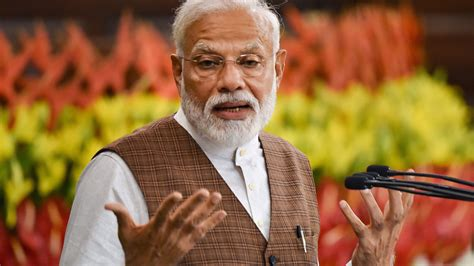
#> input picture skintone/ML_Code/images/a.jpg, 474 x 266 px, found by its file name; its folder holds only this picture in this run
$ python -i views.py   (imports and definitions only)
#> lines starting #> are read from the running program, lines starting #| are printed output that depends on the picture; after the words box and inside, x2 and y2 are one past the last pixel; in counts of white or black regions, pixels touching at a corner belong together
# from skintone.forms import ImageUploadForm
from django.http import request
from django.shortcuts import redirect, render
# from .forms import ImageUploadForm
from django.views.decorators.csrf import csrf_exempt
from . import models
import os
import pprint
import sys
import cv2
import imutils
import numpy
from collections import Counter
from matplotlib import pyplot
from sklearn.cluster import KMeans
filees=""


# Create your views here.
def home(request):
    return render(request, 'skintone/home.html')


def coding(request):
    return render(request, 'skintone/coding.html')


def readmore(request):
    return render(request, 'skintone/readmore.html')


def robust(request):
    return render(request, 'skintone/robust.html')


# [4 lines left out: function result, not called in this run]


def thankyou(request):
    return render(request, 'skintone/thankyou.html')

# [33 lines left out: function preview, not called in this run]


def capture(request):
    return render(request, 'skintone/capture.html')


# [87 lines left out: function imgprocess, not called in this run]


        #return redirect('thankyou')

class FaceCropper(object):

    # CASCADE_PATH = "data/haarcascades/haarcascade_frontalface_default.xml"
    CASCADE_PATH = "skintone/ML_Code/data/haarcascades/haarcascade_frontalface_default.xml"
    # [4 lines of commented-out code are left out]

    def __init__(self):

        self.face_cascade = cv2.CascadeClassifier(self.CASCADE_PATH)

    # [228 lines left out: functions generate, extractSkin, removeBlack, getColorInformation, extractDominantColor, not called in this run]


# [18 lines of commented-out code are left out]

>>> result = imgprocess('ML_Code/images/a.jpg')
#> in generate, img1 is the input picture: shape (266, 474, 3); mean B, G, R 61.2, 103.9, 148.5
#> in generate, `faces = self.face_cascade.detectMultiScale(img, 1.1, 6)#, minSize = (1..`: faces = [[178, 20, 108, 108]]
#> the loop in generate, `for (x, y, w, h) in faces: ` made 1 pass
#> after the loop in generate, `for (x, y, w, h) in faces:`:
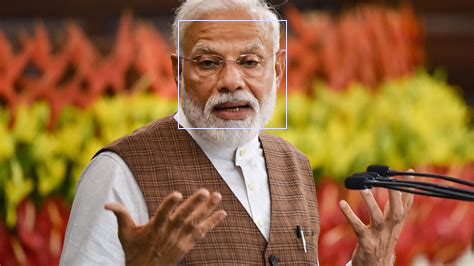
#> img: shape (266, 474, 3); 0.34% of pixels changed, all inside (x1, y1, x2, y2) = (178, 20, 287, 129)
#> in generate, `facecount = len(faces)`: facecount = 1
#> the loop in generate, `for (x, y, w, h) in faces: ` made 1 pass
#> pass 1, in generate, `lastimg = img[ny:ny+nr, nx:nx+nr]`:
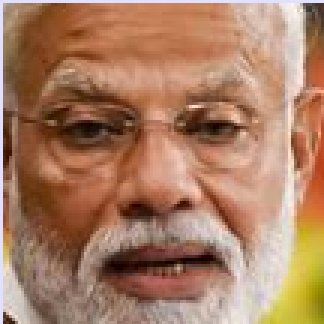
#> lastimg: shape (108, 108, 3) (shown 3 times larger); mean B, G, R 98.9, 125.9, 169.5
#> in imgprocess, `image = cv2.imread("CROP0.jpg")`:
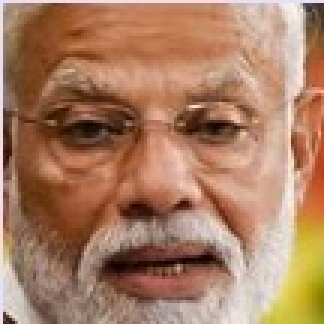
#> image: shape (108, 108, 3) (shown 3 times larger); mean B, G, R 98.9, 125.9, 169.5
#> in extractSkin, `img = cv2.cvtColor(img, cv2.COLOR_BGR2HSV)`: img: shape (108, 108, 3); mean H, S, V 13.5, 115.3, 169.5
#> in extractSkin, `skinMask = cv2.inRange(img, lower_threshold, upper_threshold)`:
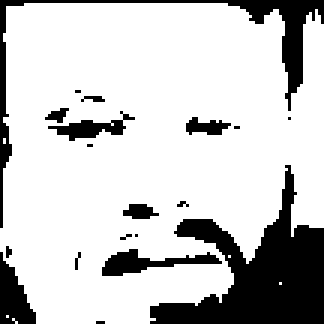
#> skinMask: shape (108, 108) (shown 3 times larger); 78.9% white; 19 black regions (11 under 20 px), largest, box (x1, y1, x2, y2) and area: (50, 55, 108, 108) 1322, (0, 0, 108, 76) 540, (0, 84, 12, 108) 168
#> in extractSkin, `skinMask = cv2.GaussianBlur(skinMask, (3, 3), 0)`:
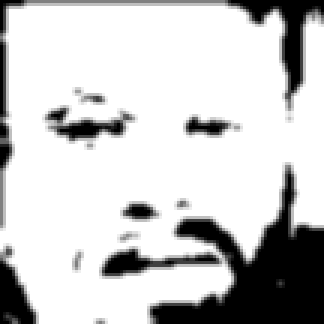
#> skinMask: shape (108, 108) (shown 3 times larger); min 0, max 255, mean 201.9
#> in extractSkin, `skin = cv2.bitwise_and(img, img, mask = skinMask)`: skin: shape (108, 108, 3); mean H, S, V 9.5, 104.2, 142.7
#> in extractSkin, `return cv2.cvtColor(skin, cv2.COLOR_HSV2BGR)`:
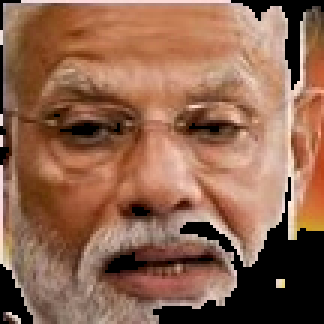
#> returned value: shape (108, 108, 3) (shown 3 times larger); mean B, G, R 78.9, 100.8, 142.7
#> in imgprocess, `dominantColors = extractDominantColor(skin, number_of_colors = 4, hasT..`: dominantColors = 5 items
#> the loop in imgprocess, `for clr in unprocessed_dominant: ` made 5 passes
#> the loop in imgprocess, `for color in dominantColors1: ` made 5 passes
#> after the loop in imgprocess, `for color in dominantColors1:`: skin_tones = ['mild', 'mild', 'dark', 'dark', 'fair']
#> result = 'mild'

$ run again, on skintone/ML_Code/images/b.jpg
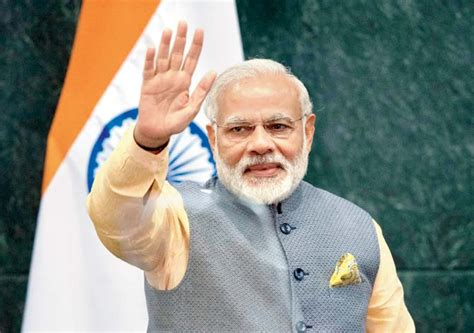
#> input picture skintone/ML_Code/images/b.jpg, 474 x 333 px, found by its file name
#> in generate, img1 is the input picture: shape (333, 474, 3); mean B, G, R 130.1, 139.6, 135.6
#> faces = [[206, 84, 111, 111]]
#> the loop in generate, `for (x, y, w, h) in faces: ` made 1 pass
#> after the loop in generate, `for (x, y, w, h) in faces:`:
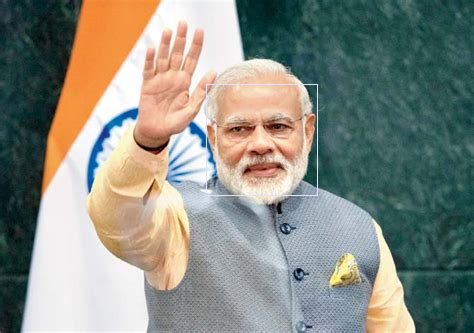
#> img: shape (333, 474, 3); 0.28% of pixels changed, all inside (x1, y1, x2, y2) = (206, 84, 318, 196)
#> facecount = 1
#> the loop in generate, `for (x, y, w, h) in faces: ` made 1 pass
#> skin: shape (111, 111, 3); mean H, S, V 8.8, 65.3, 155.2
#> in extractSkin, `return cv2.cvtColor(skin, cv2.COLOR_HSV2BGR)`:
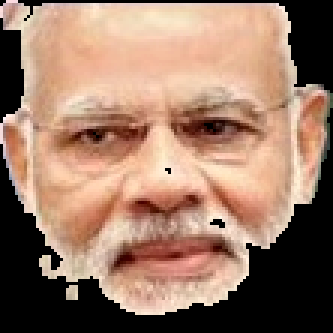
#> returned value: shape (111, 111, 3) (shown 3 times larger); mean B, G, R 103.1, 122.1, 155.2
#> dominantColors = 5 items
#> the loop in imgprocess, `for clr in unprocessed_dominant: ` made 5 passes
#> the loop in imgprocess, `for color in dominantColors1: ` made 5 passes
#> after the loop in imgprocess, `for color in dominantColors1:`: skin_tones = ['dark', 'fair', 'fair', 'mild', 'dark']
#> result = 'dark'

$ run again, on skintone/ML_Code/images/c.jpg
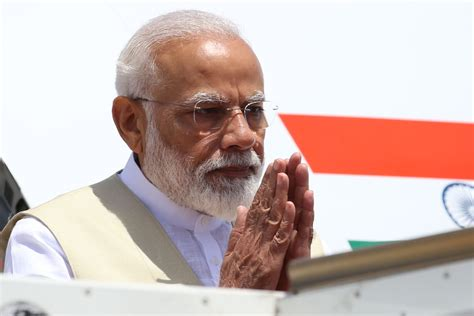
#> input picture skintone/ML_Code/images/c.jpg, 474 x 316 px, found by its file name
#> in generate, img1 is the input picture: shape (316, 474, 3); mean B, G, R 182.8, 186.7, 205.8
#> faces = [[175, 70, 116, 116]]
#> the loop in generate, `for (x, y, w, h) in faces: ` made 1 pass
#> after the loop in generate, `for (x, y, w, h) in faces:`:
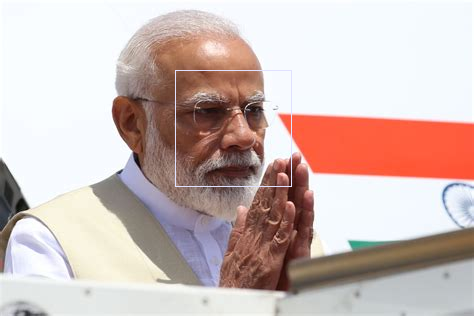
#> img: shape (316, 474, 3); 0.31% of pixels changed, all inside (x1, y1, x2, y2) = (175, 70, 292, 187)
#> facecount = 1
#> the loop in generate, `for (x, y, w, h) in faces: ` made 1 pass
#> skin: shape (116, 116, 3); mean H, S, V 9.3, 79.9, 102.7
#> in extractSkin, `return cv2.cvtColor(skin, cv2.COLOR_HSV2BGR)`:
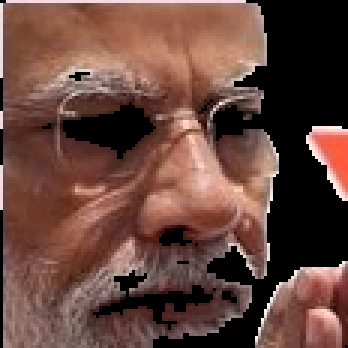
#> returned value: shape (116, 116, 3) (shown 3 times larger); mean B, G, R 61, 69.5, 102.7
#> dominantColors = 4 items
#> the loop in imgprocess, `for clr in unprocessed_dominant: ` made 4 passes
#> the loop in imgprocess, `for color in dominantColors1: ` made 4 passes
#> after the loop in imgprocess, `for color in dominantColors1:`: skin_tones = ['fair', 'dark', 'mild', 'fair']
#> result = 'fair'

$ run again, on skintone/ML_Code/images/e.jpg
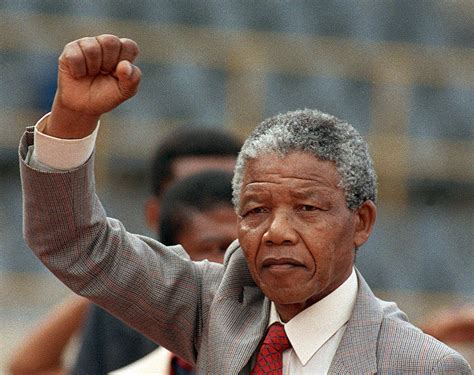
#> input picture skintone/ML_Code/images/e.jpg, 474 x 375 px, found by its file name
#> in generate, img1 is the input picture: shape (375, 474, 3); mean B, G, R 93.3, 101, 112.3
#> faces = [[215, 157, 135, 135]]
#> the loop in generate, `for (x, y, w, h) in faces: ` made 1 pass
#> after the loop in generate, `for (x, y, w, h) in faces:`:
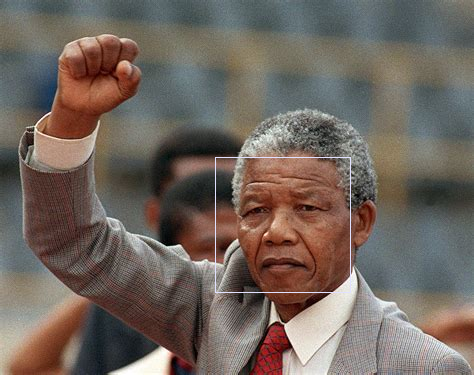
#> img: shape (375, 474, 3); 0.3% of pixels changed, all inside (x1, y1, x2, y2) = (215, 157, 351, 293)
#> facecount = 1
#> the loop in generate, `for (x, y, w, h) in faces: ` made 1 pass
#> skin: shape (135, 135, 3); mean H, S, V 8.5, 112.5, 112.7
#> in extractSkin, `return cv2.cvtColor(skin, cv2.COLOR_HSV2BGR)`:
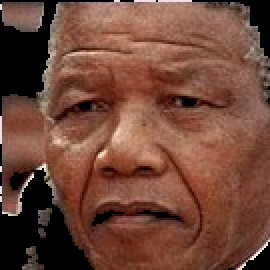
#> returned value: shape (135, 135, 3) (shown 2 times larger); mean B, G, R 56.3, 71.4, 112.7
#> dominantColors = 5 items
#> the loop in imgprocess, `for clr in unprocessed_dominant: ` made 5 passes
#> the loop in imgprocess, `for color in dominantColors1: ` made 5 passes
#> after the loop in imgprocess, `for color in dominantColors1:`: skin_tones = ['dark', 'mild', 'dark', 'dark', 'mild']
#> result = 'dark'
